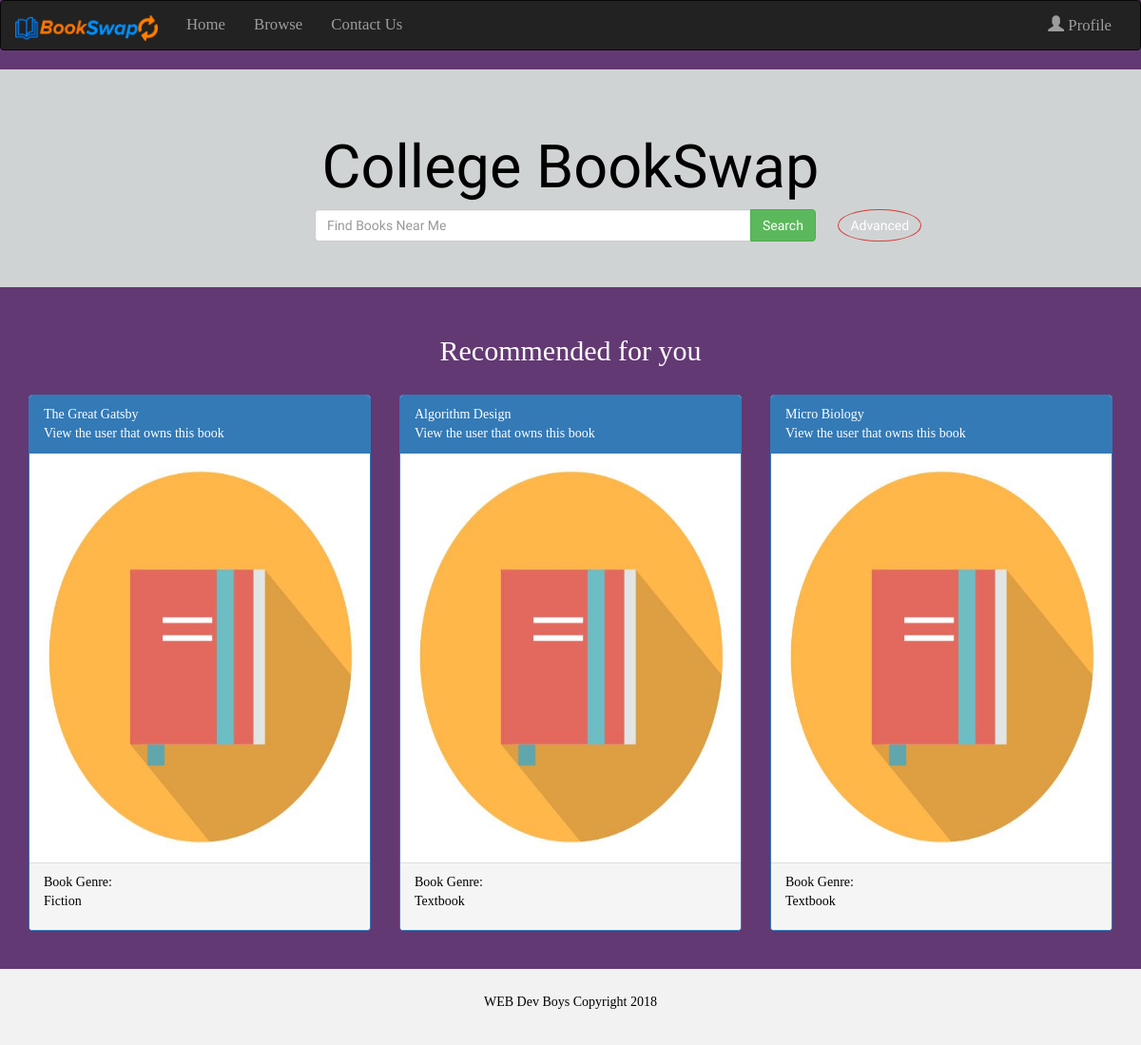
The page /BookSwap/ on the database its author committed.
### BookSwap/models.py (models this page shows, shortened)
class BookInstance(models.Model):
    id = models.UUIDField(primary_key=True, default=uuid.uuid4, help_text="Unique ID for this particular book across whole library")
    book = models.ForeignKey('Book', on_delete=models.SET_NULL, null=True)
    owner = models.ForeignKey('User', on_delete=models.CASCADE, null=True)
    instance_pic = models.ImageField(upload_to = 'bookinstance_imgs/', default = 'bookinstance_imgs/default_instance.jpg')
    CONDITION = (
        ('5','Like-New'), ('4','Good'), ('3','Average'), ('2','Bad'), ('1','Barely Readable'),
    )
    book_condition = models.CharField(max_length=1, choices=CONDITION, blank=True, default='5', help_text='Book condition')
    comment = models.CharField(max_length=500, default='', help_text='Additional comments about your book (e.g. pricing, books you want to swap it for, etc).')
    class Meta:
        ordering = ["book_condition"]

class Book(models.Model):
    title = models.CharField(max_length=200)
    author = models.ForeignKey('Author', on_delete=models.SET_NULL, null=True)
    summary = models.TextField(max_length=1000, help_text='Enter a brief description of the book')
    genre = models.ManyToManyField(Genre, help_text='Select a genre for this book')
    for_class = models.CharField('Class', max_length=200, help_text='Enter which class this textbook is for.', default='Not for a class.')
    class Meta:
        unique_together = (('title', 'author'),)

class Genre(models.Model):
    BOOK_GENRES = (
        ('Fiction','Fiction'),
        ('Non-Fiction','Non-Fiction'),
        ('Textbook','Textbook'),
        ('History','History'),
        ('Mystery','Mystery'),
        ('Sci-Fi','Sci-Fi'),
    )
    name = models.CharField(max_length=200, choices=BOOK_GENRES, blank=True, default='Fiction', help_text="Select a book genre (e.g. Science Fiction, French Poetry etc.)")

### BookSwap/views.py (the view)
# urls.py: path('', views.index, name='index'),
def index(request):
    user = User.objects.get(first_name="Jack")
    queryset = BookInstance.objects.filter(owner = user.id)[1:4]
    return render(
        request,
        'index.html',
        context={'queryset':queryset},
    )

### BookSwap/templates/index.html (shortened to what this page needs)
{% extends "base_generic.html" %}
		{% block content %}
		<div class = "jumbotron text-center">
			<h1>College BookSwap</h1>
			<form class="form-inline">
    		<div class="input-group">
      			<input type="search" class="form-control" size="50" placeholder="Find Books Near Me" required>
	      		<div class="input-group-btn">
	        		<button type="button" class="btn btn-success">Search</button>
	      		</div>
    		</div>
    		<a href="{% url 'browse' %}" class="btn btn-danger">Advanced</a>
  			</form>
		</div>
		<div class="container">
			<h2> Recommended for you </h2><br>
		    <div class="row">
		    	{% for bookInstance in queryset %}
			    <div class="col-sm-4">
			        <div class="panel panel-primary">
				        <div class="panel-heading">{{bookInstance.book.title}} <br><a href="{% url 'profileOther' %}">View the user that owns this book</a></div>
				        <div class="panel-body"><img src="{{ bookInstance.instance_pic.url }}" alt="img" class="img-responsive" style="width:100%" alt="Numerical_Methods"></div>
						<div class="panel-footer">Book Genre:
						{% for genre in bookInstance.book.genre.all %}
							<p> {{ genre.name }} </p>
						{% endfor %}
						</div>
			        </div>
			    </div>
			    {% endfor %}
		    </div>
		</div><br>
		{% endblock %}

### BookSwap/static/css/style.css (style rules this page uses)
body { font-family: 'Spectral SC'; color: black; background-color: #633974; }
input { margin-bottom: 15px; }
h2 { color: white; text-align: center; }
.btn-danger { margin-left: 20px; border-radius: 49%; }
.input-group { margin-left: 100px; }
.jumbotron { font-family: 'Graduate'; }
.panel-body img { height: 400px; }

### BookSwap/templates/index.html (style rules this page uses)
body { font-family: 'Spectral SC'; background-color: #633974; }
h2 { color: white; text-align: center; }
.btn-danger { margin-left: 20px; border-radius: 49%; }
.input-group { margin-left: 100px; }
.jumbotron { font-family: 'Graduate'; background-color: #D0D3D4; }
.panel-body img { height: 400px; }
a:link { color: white; background-color: transparent; text-decoration: none; }

### rows shown on the page
BookInstance: book "The Great Gatsby", instance_pic (placeholder picture)
Genre: name "Fiction"
BookInstance: book "Algorithm Design", instance_pic (placeholder picture)
Genre: name "Textbook"
BookInstance: book "Micro Biology", instance_pic (placeholder picture)
